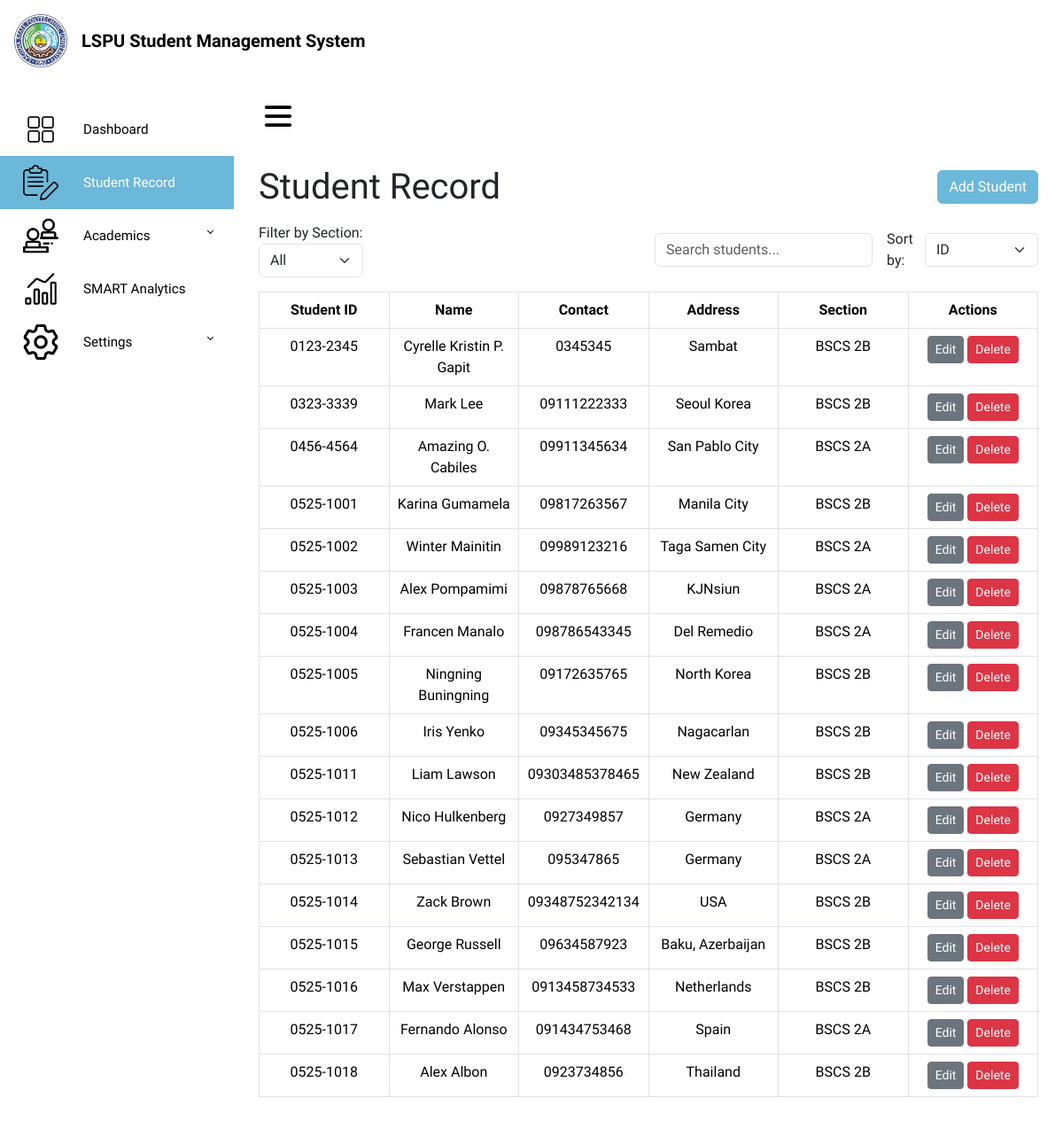
The page /studentlist/ on the database its author committed.
### SMSapp/models.py (models this page shows, shortened)
class Student(models.Model):
    student_id = models.CharField(max_length=20, unique=True, blank=True)
    name = models.CharField(max_length=100)
    contact = models.CharField(max_length=20)
    address = models.TextField()
    section = models.CharField(max_length=10, default="BSCS 2A")

### SMSapp/views.py (the view)
# urls.py: path('studentlist/', views.studentlist, name='studentlist'),
def studentlist(request):
    section_filter = request.GET.get('section', None)
    sort_by = request.GET.get('sort_by', 'student_id')
    allowed_fields = ['student_id', 'name', 'address']
    if sort_by not in allowed_fields:
        sort_by = 'student_id'
    if section_filter:
        students = Student.objects.filter(section=section_filter).order_by(sort_by)
    else:
        students = Student.objects.all().order_by(sort_by)
    return render(request, 'studentlist.html', {
        'students': students,
        'current_sort': sort_by,
        'section_filter': section_filter
    })

### SMSapp/templates/studentlist.html (shortened to what this page needs)
{% load static %}
<!DOCTYPE html>
<html lang="en">
<head>
    <link href="https://cdn.jsdelivr.net/npm/bootstrap@5.3.3/dist/css/bootstrap.min.css" rel="stylesheet">
    <link href="https://cdn.lineicons.com/5.0/lineicons.css" rel="stylesheet">
    <link rel="stylesheet" href="https://cdn.jsdelivr.net/npm/bootstrap-icons@1.12.1/font/bootstrap-icons.min.css">
</head>
<body>
    <div class="topbar bg-white text-dark p-3 d-flex align-items-center">
        <a href="{% url 'home' %}" class="d-flex align-items-center text-decoration-none">
            <img src="{% static 'icons/logo.png' %}" alt="LSPU Logo" class="me-3" style="max-width: 60px;">
            <span class="fw-bold fs-5">LSPU Student Management System</span>
        </a>
    </div>
    <div class="d-flex">
        <aside id="sidebar" class="sidebar-toggle">
            <br>
            <ul class="sidebar-nav p-0">
                <li class="sidebar-item">
                    <a href="{% url 'home' %}" class="sidebar-link">
                        <img src="{% static 'icons/dashboard.png' %}" alt="Dashboard" class="me-3" style="max-width: 40px;">
                        <span>Dashboard</span>
                    </a>
                </li>
                <li class="sidebar-item">
                    <a href="{% url 'studentlist' %}" class="sidebar-link active">
                        <img src="{% static 'icons/records.png' %}" alt="Student Management" class="me-3" style="max-width: 40px;">
                        <span>Student Record</span>
                    </a>
                </li>
                <li class="sidebar-item">
                    <a href="#" class="sidebar-link collapsed has-dropdown" data-bs-toggle="collapse"
                        data-bs-target="#academics" aria-expanded="false" aria-controls="academics">
                        <img src="{% static 'icons/class.png' %}" alt="Academics" class="me-3" style="max-width: 40px;">
                        <span>Academics</span>
                    </a>
                </li>
                <li class="sidebar-item">
                    <a href="{% url 'smart_analytics' %}" class="sidebar-link">
                        <img src="{% static 'icons/analytics.png' %}" alt="SMART Analytics" class="me-3" style="max-width: 40px;">
                        <span>SMART Analytics</span>
                    </a>
                </li>
                <li class="sidebar-item">
                    <a href="#" class="sidebar-link collapsed has-dropdown" data-bs-toggle="collapse"
                        data-bs-target="#setting" aria-expanded="true" aria-controls="setting">
                        <img src="{% static 'icons/settings.png' %}" alt="Settings" class="me-3" style="max-width: 40px;">
                        <span>Settings</span>
                    </a>
                </li>
            </ul>
        </aside>
        <div class="main">
            <nav class="navbar navbar-expand">
                <button class="toggler-btn" type="button">
                </button>
            </nav>
            <main class="p-3 d-flex flex-column justify-content-between" style="min-height: 80vh;">
                <div class="container-fluid">
                <div class="d-flex justify-content-between align-items-center mb-3">
                    <h1 class="mb-0 text-start">Student Record</h1>
                    <button class="btn btn-success" id="add-student-btn" data-bs-toggle="modal" data-bs-target="#addStudentModal">
                        Add Student
                    </button>
                </div>
                <div class="d-flex justify-content-between align-items-center gap-3 mb-3">
                    <div>
                        <label for="section_filter" class="form-label mb-0">Filter by Section:</label>
                        <form method="get">
                            <select name="section" id="section_filter" class="form-select" onchange="this.form.submit()">
                                <option value="">All</option>
                            </select>
                        </form>
                    </div>
                    <div class="d-flex align-items-center gap-3">
                        <div style="max-width: 300px;">
                            <input type="text" id="search" class="form-control" placeholder="Search students...">
                        </div>
                        <form method="get" id="sortForm" class="d-flex align-items-center">
                            <label for="sort_by" class="me-2 mb-0">Sort by:</label>
                            <select name="sort_by" id="sort_by" class="form-select">
                                <option value="student_id" {% if current_sort == 'student_id' %}selected{% endif %}>ID</option>
                            </select>
                        </form>
                    </div>
                </div>
                    <div class="table-responsive text-center">
                        <table class="table table-bordered" id="studentTable">
                            <thead>
                                <tr>
                                    <th class="text-center">Student ID</th>
                                    <th class="text-center">Name</th>
                                    <th class="text-center">Contact</th>
                                    <th class="text-center">Address</th>
                                    <th class="text-center">Section</th>
                                    <th class="text-center">Actions</th>
                                </tr>
                            </thead>
                            <tbody>
                                {% for student in students %}
                                <tr data-id="{{ student.id }}">
                                    <td>{{ student.student_id }}</td>
                                    <td>{{ student.name }}</td>
                                    <td>{{ student.contact }}</td>
                                    <td>{{ student.address }}</td>
                                    <td>{{ student.section }}</td>
                                    <td>
                                        <button class="btn btn-sm btn-primary" onclick="openEditModal('{{ student.id }}')">Edit</button>
                                        <button class="btn btn-sm btn-danger" onclick="deleteStudent('{{ student.id }}')">Delete</button>
                                    </td>
                                </tr>
                                {% endfor %}
                            </tbody>
                        </table>
                    </div>
                </div>
            </main>
        </div>
    </div>
</body>
</html>

### SMSapp/templates/studentlist.html (style rules this page uses)
* { font-family: "Ubuntu", sans-serif; }
table { table-layout: fixed; width: 100%; }
td { word-wrap: break-word; white-space: normal; vertical-align: top; }
li { list-style: none; }
a { text-decoration: none; color: black; }
.main { min-height: 100vh; width: 100%; overflow: hidden; }
#sidebar { max-width: 264px; min-width: 264px; transition: all 0.35s ease-in-out; background-color: white; display: flex; flex-direction: column; }
.toggler-btn { background-color: transparent; cursor: pointer; border: 0; }
.navbar { padding: 1.15rem 1.5rem; }
.sidebar-nav { flex: 1 1 auto; }
a.sidebar-link { padding: .625rem 1.625rem; color: black; position: relative; transition: all 0.35s; display: flex; align-items: center; gap: 0.75rem; }
.sidebar-link span { font-size: 0.95rem; font-weight: 500; }
.sidebar-link.active { background-color: #6bb8db; color: white; font-weight: bolder; }
.sidebar-link[data-bs-toggle="collapse"]::after { border: solid; border-width: 0 .075rem .075rem 0; content: ""; display: inline-block; padding: 2px; position: absolute; right: 1.5rem; top: 1.4rem; transform: rotate(-135deg); transition: all 0.2s ease-out; }
.sidebar-link[data-bs-toggle="collapse"].collapsed::after { transform: rotate(45deg); transition: all 0.2s ease-out; }
.btn:not(.btn-danger) { background-color: #6c757d !important; border-color: #6c757d !important; color: #fff !important; }
#add-student-btn { background-color: #6bb8db !important; border-color: #6bb8db !important; color: #fff !important; }

### rows shown on the page
Student: student_id "0123-2345", name "Cyrelle Kristin P. Gapit", contact "0345345", address "Sambat", section "BSCS 2B"
Student: student_id "0323-3339", name "Mark Lee", contact "09111222333", address "Seoul Korea", section "BSCS 2B"
Student: student_id "0456-4564", name "Amazing O. Cabiles", contact "09911345634", address "San Pablo City", section "BSCS 2A"
Student: student_id "0525-1001", name "Karina Gumamela", contact "09817263567", address "Manila City", section "BSCS 2B"
Student: student_id "0525-1002", name "Winter Mainitin", contact "09989123216", address "Taga Samen City", section "BSCS 2A"
Student: student_id "0525-1003", name "Alex Pompamimi", contact "09878765668", address "KJNsiun", section "BSCS 2A"
Student: student_id "0525-1004", name "Francen Manalo", contact "098786543345", address "Del Remedio", section "BSCS 2A"
Student: student_id "0525-1005", name "Ningning Buningning", contact "09172635765", address "North Korea", section "BSCS 2B"
Student: student_id "0525-1006", name "Iris Yenko", contact "09345345675", address "Nagacarlan", section "BSCS 2B"
Student: student_id "0525-1011", name "Liam Lawson", contact "09303485378465", address "New Zealand", section "BSCS 2B"
Student: student_id "0525-1012", name "Nico Hulkenberg", contact "0927349857", address "Germany", section "BSCS 2A"
Student: student_id "0525-1013", name "Sebastian Vettel", contact "095347865", address "Germany", section "BSCS 2A"
Student: student_id "0525-1014", name "Zack Brown", contact "09348752342134", address "USA", section "BSCS 2B"
Student: student_id "0525-1015", name "George Russell", contact "09634587923", address "Baku, Azerbaijan", section "BSCS 2B"
Student: student_id "0525-1016", name "Max Verstappen", contact "0913458734533", address "Netherlands", section "BSCS 2B"
Student: student_id "0525-1017", name "Fernando Alonso", contact "091434753468", address "Spain", section "BSCS 2A"
Student: student_id "0525-1018", name "Alex Albon", contact "0923734856", address "Thailand", section "BSCS 2B"
